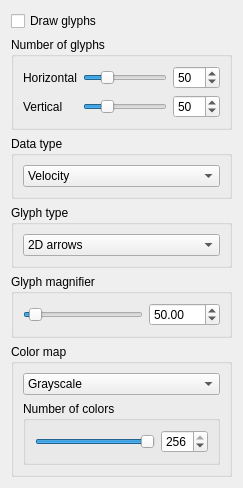
          <widget class="QWidget" name="vectorDataSettingsPage">
           <property name="autoFillBackground">
            <bool>true</bool>
           </property>
           <attribute name="title">
            <string>Vector field</string>
           </attribute>
           <layout class="QVBoxLayout" name="verticalLayout_6">
            <item>
             <widget class="QCheckBox" name="vectorDataDrawGlyphsCheckBox">
              <property name="text">
               <string>Draw glyphs</string>
              </property>
              <property name="checked">
               <bool>false</bool>
              </property>
             </widget>
            </item>
            <item>
             <widget class="QGroupBox" name="vectorDataNumberOfGlyphsGroupBox">
              <property name="title">
               <string>Number of glyphs</string>
              </property>
              <layout class="QGridLayout" name="gridLayout">
               <item row="1" column="3">
                <widget class="QSpinBox" name="vectorDataNumberOfGlyphsVerticalSpinBox">
                 <property name="keyboardTracking">
                  <bool>false</bool>
                 </property>
                 <property name="minimum">
                  <number>2</number>
                 </property>
                 <property name="maximum">
                  <number>200</number>
                 </property>
                 <property name="value">
                  <number>50</number>
                 </property>
                </widget>
               </item>
               <item row="0" column="0">
                <widget class="QLabel" name="vectorDataNumberOfGlyphsHorizontalLabel">
                 <property name="text">
                  <string>Horizontal</string>
                 </property>
                </widget>
               </item>
               <item row="1" column="0">
                <widget class="QLabel" name="vectorDataNumberOfGlyphsVerticalLabel">
                 <property name="text">
                  <string>Vertical</string>
                 </property>
                </widget>
               </item>
               <item row="0" column="3">
                <widget class="QSpinBox" name="vectorDataNumberOfGlyphsHorizontalSpinBox">
                 <property name="keyboardTracking">
                  <bool>false</bool>
                 </property>
                 <property name="minimum">
                  <number>2</number>
                 </property>
                 <property name="maximum">
                  <number>200</number>
                 </property>
                 <property name="value">
                  <number>50</number>
                 </property>
                </widget>
               </item>
               <item row="0" column="1">
                <widget class="QSlider" name="vectorDataNumberOfGlyphsHorizontalSlider">
                 <property name="minimum">
                  <number>2</number>
                 </property>
                 <property name="maximum">
                  <number>200</number>
                 </property>
                 <property name="value">
                  <number>50</number>
                 </property>
                 <property name="tracking">
                  <bool>true</bool>
                 </property>
                 <property name="orientation">
                  <enum>Qt::Horizontal</enum>
                 </property>
                </widget>
               </item>
               <item row="1" column="1">
                <widget class="QSlider" name="vectorDataNumberOfGlyphsVerticalSlider">
                 <property name="minimum">
                  <number>2</number>
                 </property>
                 <property name="maximum">
                  <number>200</number>
                 </property>
                 <property name="value">
                  <number>50</number>
                 </property>
                 <property name="tracking">
                  <bool>true</bool>
                 </property>
                 <property name="orientation">
                  <enum>Qt::Horizontal</enum>
                 </property>
                </widget>
               </item>
              </layout>
             </widget>
            </item>
            <item>
             <widget class="QGroupBox" name="vectorDataDataTypeGroupBox">
              <property name="maximumSize">
               <size>
                <width>16777215</width>
                <height>80</height>
               </size>
              </property>
              <property name="title">
               <string>Data type</string>
              </property>
              <layout class="QVBoxLayout" name="verticalLayout_8">
               <item>
                <widget class="QComboBox" name="vectorDataComboBox">
                 <item>
                  <property name="text">
                   <string>Velocity</string>
                  </property>
                 </item>
                 <item>
                  <property name="text">
                   <string>Force field</string>
                  </property>
                 </item>
                </widget>
               </item>
              </layout>
             </widget>
            </item>
            <item>
             <widget class="QGroupBox" name="vectorDataGlyphTypeGroupBox">
              <property name="maximumSize">
               <size>
                <width>16777215</width>
                <height>80</height>
               </size>
              </property>
              <property name="title">
               <string>Glyph type</string>
              </property>
              <layout class="QGridLayout" name="gridLayout_5">
               <item row="0" column="0">
                <widget class="QComboBox" name="vectorDataGlyphComboBox">
                 <property name="currentIndex">
                  <number>3</number>
                 </property>
                 <item>
                  <property name="text">
                   <string>Hedgehogs</string>
                  </property>
                 </item>
                 <item>
                  <property name="text">
                   <string>Triangles</string>
                  </property>
                 </item>
                 <item>
                  <property name="text">
                   <string>Cones</string>
                  </property>
                 </item>
                 <item>
                  <property name="text">
                   <string>2D arrows</string>
                  </property>
                 </item>
                 <item>
                  <property name="text">
                   <string>3D arrows</string>
                  </property>
                 </item>
                </widget>
               </item>
              </layout>
             </widget>
            </item>
            <item>
             <widget class="QGroupBox" name="vectorDataGlyphMagnifierGroupBox">
              <property name="maximumSize">
               <size>
                <width>16777215</width>
                <height>80</height>
               </size>
              </property>
              <property name="title">
               <string>Glyph magnifier</string>
              </property>
              <layout class="QHBoxLayout" name="horizontalLayout_6">
               <item>
                <widget class="QSlider" name="vectorDataGlyphMagnifierSlider">
                 <property name="maximum">
                  <number>100000</number>
                 </property>
                 <property name="value">
                  <number>5000</number>
                 </property>
                 <property name="orientation">
                  <enum>Qt::Horizontal</enum>
                 </property>
                </widget>
               </item>
               <item>
                <widget class="QDoubleSpinBox" name="vectorDataGlyphMagnifierDoubleSpinBox">
                 <property name="maximum">
                  <double>1000.000000000000000</double>
                 </property>
                 <property name="value">
                  <double>50.000000000000000</double>
                 </property>
                </widget>
               </item>
              </layout>
             </widget>
            </item>
            <item>
             <widget class="QGroupBox" name="vectorDataColorMapGroupBox">
              <property name="maximumSize">
               <size>
                <width>16777215</width>
                <height>160</height>
               </size>
              </property>
              <property name="title">
               <string>Color map</string>
              </property>
              <layout class="QVBoxLayout" name="verticalLayout_9">
               <item>
                <widget class="QComboBox" name="vectorDataColorMapComboBox">
                 <item>
                  <property name="text">
                   <string>Grayscale</string>
                  </property>
                 </item>
                 <item>
                  <property name="text">
                   <string>Rainbow</string>
                  </property>
                 </item>
                 <item>
                  <property name="text">
                   <string>Heatmap</string>
                  </property>
                 </item>
                 <item>
                  <property name="text">
                   <string>Blue to yellow (divergent)</string>
                  </property>
                 </item>
                </widget>
               </item>
               <item>
                <widget class="QGroupBox" name="vectorDataNumberOfColorsGroupBox">
                 <property name="maximumSize">
                  <size>
                   <width>16777215</width>
                   <height>70</height>
                  </size>
                 </property>
                 <property name="title">
                  <string>Number of colors</string>
                 </property>
                 <layout class="QHBoxLayout" name="horizontalLayout_4">
                  <item>
                   <widget class="QSlider" name="vectorDataNumberOfColorsSlider">
                    <property name="minimum">
                     <number>2</number>
                    </property>
                    <property name="maximum">
                     <number>256</number>
                    </property>
                    <property name="value">
                     <number>256</number>
                    </property>
                    <property name="orientation">
                     <enum>Qt::Horizontal</enum>
                    </property>
                   </widget>
                  </item>
                  <item>
                   <widget class="QSpinBox" name="vectorDataNumberOfColorsSpinBox">
                    <property name="minimum">
                     <number>2</number>
                    </property>
                    <property name="maximum">
                     <number>256</number>
                    </property>
                    <property name="value">
                     <number>256</number>
                    </property>
                   </widget>
                  </item>
                 </layout>
                </widget>
               </item>
              </layout>
             </widget>
            </item>
           </layout>
          </widget>
